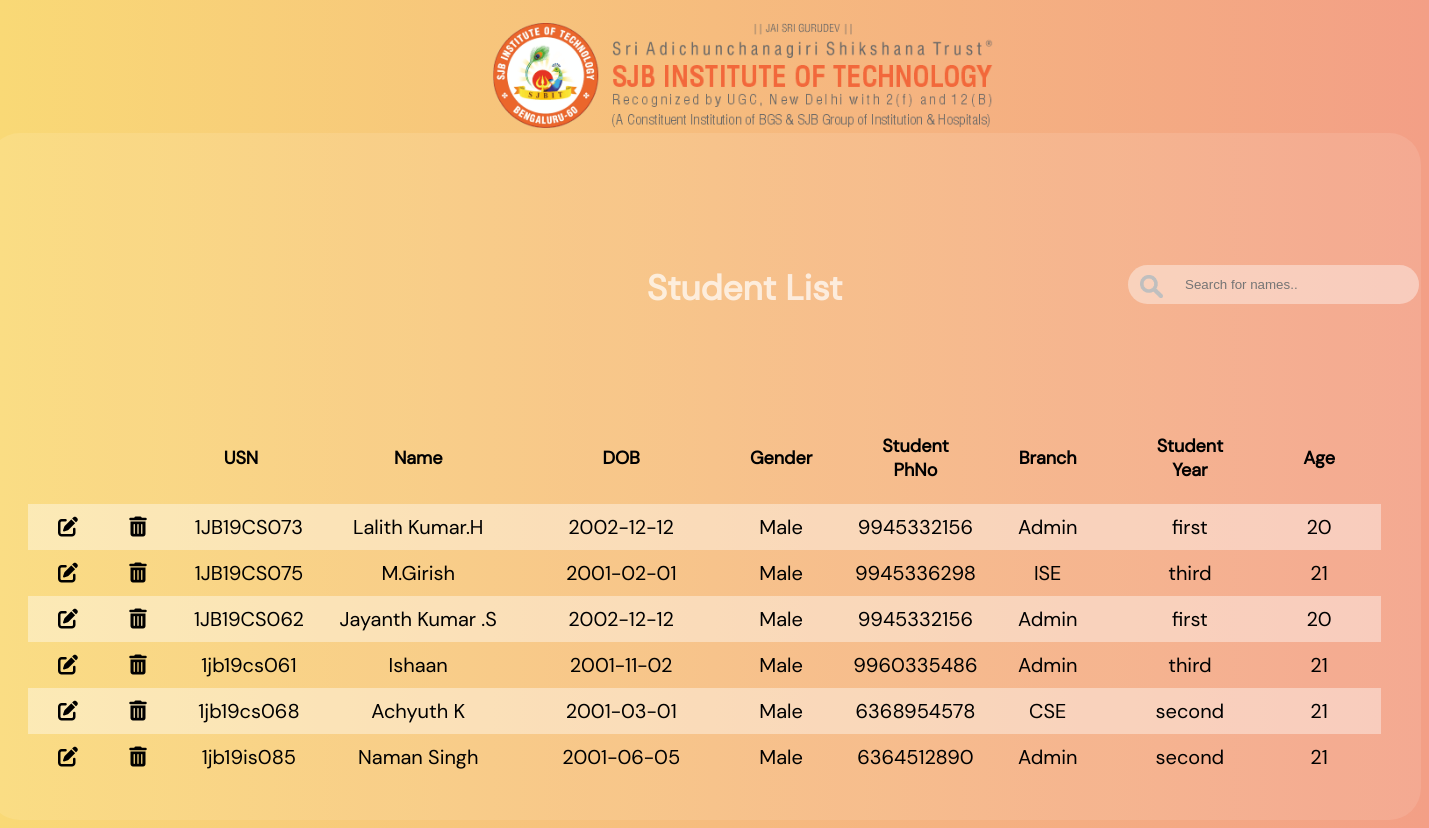
The app's page /admin_stuedit.php with its own data.
### tables this page shows
CREATE TABLE IF NOT EXISTS `studentslist` (
  `StudentID` varchar(10) NOT NULL,
  `StudentName` varchar(30) NOT NULL,
  `Password` varchar(15) NOT NULL,
  `StudentYear` varchar(15) NOT NULL,
  `AdmissionType` varchar(15) NOT NULL,
  `StudentPhoneNumber` bigint NOT NULL,
  `DeptID` int NOT NULL,
  `DOB` date NOT NULL,
  `StudentAge` int NOT NULL,
  `StudentGender` varchar(10) NOT NULL,
  `StudentResidence` varchar(15) NOT NULL,
  `CETorCOMEDKrank` bigint NOT NULL,
  `SSLCmarks` int NOT NULL,
  `SSLCpercentage` decimal(4,2) NOT NULL,
  `PUCmarks` int NOT NULL,
  `PUCpercentage` decimal(4,2) NOT NULL,
  `ProcID` varchar(10) NOT NULL,
  PRIMARY KEY (`StudentID`),
  KEY `dept` (`DeptID`),
  KEY `proc` (`ProcID`)
);

CREATE TABLE IF NOT EXISTS `branch` (
  `BranchID` int NOT NULL AUTO_INCREMENT,
  `BranchName` varchar(20) NOT NULL,
  `Duration` varchar(10) NOT NULL,
  PRIMARY KEY (`BranchID`)
);

### admin_stuedit.php (the view, shortened to what this page needs)
<?php
include ("conn.php");
$query1 ="select s.StudentID,s.StudentName,s.DOB,s.StudentGender,s.StudentPhoneNumber,b.BranchName,s.StudentYear,s.StudentAge,s.StudentResidence,s.CETorCOMEDKrank,s.SSLCmarks,s.PUCmarks,s.ProcID,f.FeesToBePaid,f.FeesPaid from studentslist s,branch b,fees f,staff st where s.StudentID=f.StudentID and s.DeptID=b.BranchID and st.StaffID=s.ProcID";
$data1 = mysqli_query($conn,$query1);
$total1 = mysqli_num_rows($data1);
?>
<!DOCTYPE html>
<html lang="en">
    <head>
        <link rel="stylesheet" type="text/css" href="./css/all.css">
    </head>
    <body>
        <a href="./index.php">
        <img style="width:500px;margin-top:15px;margin-left:485px;" src="./images/sjbicon2.png" alt="SJB icon" />
</a>
    <section class="table"><br><br><br>
        <div><h1 align="center" style="font-size:35px;padding-bottom: 30px;padding-left: 30px;color:rgb(255,255,255,0.7);margin-left: 50px;">Student List</h1></div>
        <input type="text" id="myInput"  onkeyup="myFunction()" placeholder="Search for names..">
        <div class="scroll">
        <br><br>
        <table id="myTable" border="1" style="border-collapse: collapse; padding-top: 50px;">
            <tr id="row">
                <th style="padding-right: 40px;padding-left: 40px;"> </th>
                <th style="padding-right: 10px;padding-left: 50px;"> </th>
                <th>USN</th>
                <th style="padding-right: 80px;padding-left: 80px;">Name</th>
                <th style="padding-right: 80px;padding-left: 80px;">DOB</th>
                <th>Gender</th>
                <th style="padding-right:40px;padding-left:40px;">Student PhNo</th>
                <th>Branch</th>
                <th style="padding-right: 50px;padding-left: 50px;">Student Year</th>
                <th>Age</th>
                <th style="padding-right: 40px;padding-left: 40px;">Residence</th>
            </tr>
            <?php
                if($total1!=0){
                    while($result=mysqli_fetch_assoc($data1)){
                        echo"
                        <tr>
                            <td><a href='update_student.php ? stid=$result[StudentID]'><i class='fas fa-edit' style='color:black;'></i></a></td>
                            <td><a href='delete_student.php ? stid=$result[StudentID]'><i class='fas fa-trash-alt' style='color:black;'></i></a></td>
                            <td id='data'>&nbsp;&nbsp;&nbsp;".$result['StudentID']."</td>
                            <td>".$result['StudentName']."</td>
                            <td>".$result['DOB']."</td>
                            <td>".$result['StudentGender']."</td>
                            <td>".$result['StudentPhoneNumber']."</td>
                            <td>".$result['BranchName']."</td>
                            <td>".$result['StudentYear']."</td>
                            <td>".$result['StudentAge']."</td>
                            <td>".$result['StudentResidence']."</td>
                            <td>".$result['CETorCOMEDKrank']."</td>
                            <td>".$result['SSLCmarks']."</td>
                            <td>".$result['PUCmarks']."</td>
                            <td>".$result['ProcID']."</td>
                            <td>".$result['FeesToBePaid']."</td>
                            <td>".$result['FeesPaid']."</td>
                            </tr>
                            ";
                    }
                }
                else{
                    echo"No record found";
                }
?>
        </table>
    </div>
    </section>
            </body>
</html>

### css/all.css (style rules this page uses)
.fa, .fas, .far, .fal, .fad, .fab { -moz-osx-font-smoothing: grayscale; -webkit-font-smoothing: antialiased; display: inline-block; font-style: normal; font-variant: normal; text-rendering: auto; line-height: 1; }
.fa-edit:before { content: "\f044"; }
.fa-trash-alt:before { content: "\f2ed"; }
.fa, .fas { font-family: 'Font Awesome 5 Free'; font-weight: 900; }

### admin_stuedit.php (style rules this page uses)
html { background-image: linear-gradient(to right,#f9d976,#f39f86); }
body { font-family: 'DM Sans', 'Lucida Sans Regular', 'Lucida Grande', 'Lucida Sans Unicode', Geneva, Verdana, sans-serif; }
.table { padding-top: 50px; padding-left: 20px; transition: all .5s; background: rgb(255,255,255,0.1); padding: 2.5rem 2.5rem; border-radius: 2rem; margin-top: auto; margin-left: -20px; font-family: 'DM Sans', 'Lucida Sans Regular', 'Lucida Grande', 'Lucida Sans Unicode', Geneva, Verdana, sans-serif; }
tbody tr:nth-child(even) { background-color: rgba(255,255,255,0.4); }
.table table tr th { padding-left: 30px; padding-right: 30px; padding-top: 10px; padding-bottom: 10px; background-color: transparent; border: transparent; border-collapse: collapse; border-style:hidden; font-size:18px; text-align: center; }
.table table tr td { padding-left: 10px; padding-right: 10px; padding-top: 10px; padding-bottom: 10px; border: transparent; border-style: hidden; font-size:20px; text-align: center; font-family: 'DM Sans', 'Lucida Sans Regular', 'Lucida Grande', 'Lucida Sans Unicode', Geneva, Verdana, sans-serif; }
.table .scroll { overflow: auto; }
#myInput { position: absolute; background-image: url('./images/search.png'); background-position: 10px 8px; background-repeat: no-repeat; background-size: 8%; margin-top: -105px; margin-left: 1100px; padding: 10px 55px 10px 55px; border-radius: 1.4rem; background-color: rgba(255,255,255,0.4); border-color: transparent; }

### records on screen
studentslist: StudentID "1JB19CS073", StudentName "Lalith Kumar.H", DOB "2002-12-12", StudentGender "Male", StudentPhoneNumber "9945332156", DeptID.BranchName "Admin", StudentYear "first", StudentAge "20"
studentslist: StudentID "1JB19CS075", StudentName "M.Girish", DOB "2001-02-01", StudentGender "Male", StudentPhoneNumber "9945336298", DeptID.BranchName "ISE", StudentYear "third", StudentAge "21"
studentslist: StudentID "1JB19CS062", StudentName "Jayanth Kumar .S", DOB "2002-12-12", StudentGender "Male", StudentPhoneNumber "9945332156", DeptID.BranchName "Admin", StudentYear "first", StudentAge "20"
studentslist: StudentID "1jb19cs061", StudentName "Ishaan", DOB "2001-11-02", StudentGender "Male", StudentPhoneNumber "9960335486", DeptID.BranchName "Admin", StudentYear "third", StudentAge "21"
studentslist: StudentID "1jb19cs068", StudentName "Achyuth K", DOB "2001-03-01", StudentGender "Male", StudentPhoneNumber "6368954578", DeptID.BranchName "CSE", StudentYear "second", StudentAge "21"
studentslist: StudentID "1jb19is085", StudentName "Naman Singh", DOB "2001-06-05", StudentGender "Male", StudentPhoneNumber "6364512890", DeptID.BranchName "Admin", StudentYear "second", StudentAge "21"
